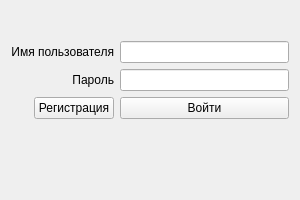
<?xml version="1.0" encoding="UTF-8"?>
<ui version="4.0">
 <class>Auth</class>
 <widget class="QWidget" name="Auth">
  <property name="geometry">
   <rect>
    <x>0</x>
    <y>0</y>
    <width>300</width>
    <height>200</height>
   </rect>
  </property>
  <property name="windowTitle">
   <string>Авторизация</string>
  </property>
  <layout class="QGridLayout" name="gridLayout">
   <item row="2" column="0">
    <widget class="QLabel" name="errLabel">
     <property name="font">
      <font>
       <pointsize>11</pointsize>
      </font>
     </property>
     <property name="text">
      <string/>
     </property>
     <property name="alignment">
      <set>Qt::AlignCenter</set>
     </property>
    </widget>
   </item>
   <item row="1" column="0">
    <layout class="QFormLayout" name="formLayout">
     <property name="labelAlignment">
      <set>Qt::AlignRight|Qt::AlignTrailing|Qt::AlignVCenter</set>
     </property>
     <item row="0" column="0">
      <widget class="QLabel" name="label">
       <property name="text">
        <string>Имя пользователя</string>
       </property>
       <property name="alignment">
        <set>Qt::AlignRight|Qt::AlignTrailing|Qt::AlignVCenter</set>
       </property>
      </widget>
     </item>
     <item row="0" column="1">
      <widget class="QLineEdit" name="usernameEdit"/>
     </item>
     <item row="1" column="0">
      <widget class="QLabel" name="label_2">
       <property name="text">
        <string>Пароль</string>
       </property>
       <property name="alignment">
        <set>Qt::AlignRight|Qt::AlignTrailing|Qt::AlignVCenter</set>
       </property>
      </widget>
     </item>
     <item row="1" column="1">
      <widget class="QLineEdit" name="passEdit"/>
     </item>
     <item row="2" column="0">
      <widget class="QPushButton" name="registerPushButton">
       <property name="text">
        <string>Регистрация</string>
       </property>
      </widget>
     </item>
     <item row="2" column="1">
      <widget class="QPushButton" name="loginPushButton">
       <property name="text">
        <string>Войти</string>
       </property>
      </widget>
     </item>
    </layout>
   </item>
   <item row="0" column="0">
    <spacer name="verticalSpacer">
     <property name="orientation">
      <enum>Qt::Vertical</enum>
     </property>
     <property name="sizeType">
      <enum>QSizePolicy::Fixed</enum>
     </property>
     <property name="sizeHint" stdset="0">
      <size>
       <width>20</width>
       <height>30</height>
      </size>
     </property>
    </spacer>
   </item>
   <item row="3" column="0">
    <spacer name="verticalSpacer_2">
     <property name="orientation">
      <enum>Qt::Vertical</enum>
     </property>
     <property name="sizeType">
      <enum>QSizePolicy::Fixed</enum>
     </property>
     <property name="sizeHint" stdset="0">
      <size>
       <width>20</width>
       <height>30</height>
      </size>
     </property>
    </spacer>
   </item>
  </layout>
 </widget>
 <resources/>
 <connections/>
</ui>
